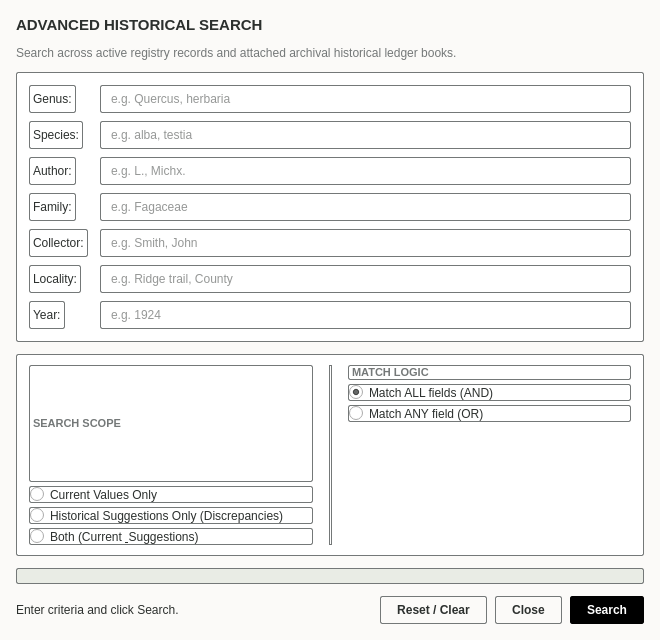
<?xml version="1.0" encoding="UTF-8"?>
<ui version="4.0">
 <class>AdvancedSearchDialog</class>
 <widget class="QDialog" name="AdvancedSearchDialog">
  <property name="geometry">
   <rect>
    <x>0</x>
    <y>0</y>
    <width>660</width>
    <height>640</height>
   </rect>
  </property>
  <property name="minimumSize">
   <size>
    <width>540</width>
    <height>520</height>
   </size>
  </property>
  <property name="windowTitle">
   <string>Advanced Historical Search</string>
  </property>
  <property name="styleSheet">
   <string notr="true">QDialog#AdvancedSearchDialog {
    background-color: #fbfaf8;
    color: #2c302e;
    font-family: 'Segoe UI', 'Inter', -apple-system, sans-serif;
}

QFrame.card {
    background-color: #ffffff;
    border: 1px solid #747878;
    border-radius: 2px;
}

QLabel {
    color: #2c302e;
}

QLabel.section-title {
    font-size: 11px;
    font-weight: bold;
    color: #747878;
    letter-spacing: 0.5px;
}

QLineEdit {
    background-color: #ffffff;
    color: #2c302e;
    border: 1px solid #747878;
    border-radius: 2px;
    padding: 5px 8px;
    font-family: 'Courier New', 'JetBrains Mono', monospace;
    font-size: 12px;
}
QLineEdit:focus {
    border: 1.5px solid #000000;
}

QRadioButton {
    color: #2c302e;
    font-size: 12px;
    spacing: 6px;
}
QRadioButton::indicator {
    width: 14px;
    height: 14px;
}

QProgressBar {
    border: 1px solid #747878;
    border-radius: 2px;
    text-align: center;
    background-color: #e9ece5;
    height: 14px;
}
QProgressBar::chunk {
    background-color: #3a7d44;
}

QPushButton {
    background-color: #fbfaf8;
    color: #2c302e;
    border: 1px solid #747878;
    border-radius: 2px;
    padding: 6px 16px;
    font-size: 12px;
    font-weight: 600;
}
QPushButton:hover {
    background-color: #e9ece5;
}

QPushButton#btn_search {
    background-color: #000000;
    color: #ffffff;
    border: 1px solid #000000;
}
QPushButton#btn_search:hover {
    background-color: #2c302e;
}
QPushButton#btn_search:disabled {
    background-color: #747878;
    color: #c4c7c7;
    border-color: #747878;
}
</string>
  </property>
  <layout class="QVBoxLayout" name="root_layout">
   <property name="spacing">
    <number>12</number>
   </property>
   <property name="leftMargin">
    <number>16</number>
   </property>
   <property name="topMargin">
    <number>16</number>
   </property>
   <property name="rightMargin">
    <number>16</number>
   </property>
   <property name="bottomMargin">
    <number>16</number>
   </property>
   <item>
    <widget class="QLabel" name="lbl_title">
     <property name="styleSheet">
      <string notr="true">font-size: 15px; font-weight: bold; color: #2c302e;</string>
     </property>
     <property name="text">
      <string>ADVANCED HISTORICAL SEARCH</string>
     </property>
    </widget>
   </item>
   <item>
    <widget class="QLabel" name="lbl_subtitle">
     <property name="styleSheet">
      <string notr="true">font-size: 12px; color: #747878;</string>
     </property>
     <property name="text">
      <string>Search across active registry records and attached archival historical ledger books.</string>
     </property>
    </widget>
   </item>
   <item>
    <widget class="QFrame" name="frame_fields">
     <property name="styleSheet">
      <string notr="true">background-color: #ffffff; border: 1px solid #747878; border-radius: 2px;</string>
     </property>
     <layout class="QFormLayout" name="form_layout">
      <property name="horizontalSpacing">
       <number>12</number>
      </property>
      <property name="verticalSpacing">
       <number>8</number>
      </property>
      <property name="leftMargin">
       <number>12</number>
      </property>
      <property name="topMargin">
       <number>12</number>
      </property>
      <property name="rightMargin">
       <number>12</number>
      </property>
      <property name="bottomMargin">
       <number>12</number>
      </property>
      <item row="0" column="0">
       <widget class="QLabel" name="lbl_genus">
        <property name="text">
         <string>Genus:</string>
        </property>
       </widget>
      </item>
      <item row="0" column="1">
       <widget class="QLineEdit" name="edit_genus">
        <property name="placeholderText">
         <string>e.g. Quercus, herbaria</string>
        </property>
       </widget>
      </item>
      <item row="1" column="0">
       <widget class="QLabel" name="lbl_species">
        <property name="text">
         <string>Species:</string>
        </property>
       </widget>
      </item>
      <item row="1" column="1">
       <widget class="QLineEdit" name="edit_species">
        <property name="placeholderText">
         <string>e.g. alba, testia</string>
        </property>
       </widget>
      </item>
      <item row="2" column="0">
       <widget class="QLabel" name="lbl_author">
        <property name="text">
         <string>Author:</string>
        </property>
       </widget>
      </item>
      <item row="2" column="1">
       <widget class="QLineEdit" name="edit_author">
        <property name="placeholderText">
         <string>e.g. L., Michx.</string>
        </property>
       </widget>
      </item>
      <item row="3" column="0">
       <widget class="QLabel" name="lbl_family">
        <property name="text">
         <string>Family:</string>
        </property>
       </widget>
      </item>
      <item row="3" column="1">
       <widget class="QLineEdit" name="edit_family">
        <property name="placeholderText">
         <string>e.g. Fagaceae</string>
        </property>
       </widget>
      </item>
      <item row="4" column="0">
       <widget class="QLabel" name="lbl_collector">
        <property name="text">
         <string>Collector:</string>
        </property>
       </widget>
      </item>
      <item row="4" column="1">
       <widget class="QLineEdit" name="edit_collector">
        <property name="placeholderText">
         <string>e.g. Smith, John</string>
        </property>
       </widget>
      </item>
      <item row="5" column="0">
       <widget class="QLabel" name="lbl_locality">
        <property name="text">
         <string>Locality:</string>
        </property>
       </widget>
      </item>
      <item row="5" column="1">
       <widget class="QLineEdit" name="edit_locality">
        <property name="placeholderText">
         <string>e.g. Ridge trail, County</string>
        </property>
       </widget>
      </item>
      <item row="6" column="0">
       <widget class="QLabel" name="lbl_year">
        <property name="text">
         <string>Year:</string>
        </property>
       </widget>
      </item>
      <item row="6" column="1">
       <widget class="QLineEdit" name="edit_year">
        <property name="placeholderText">
         <string>e.g. 1924</string>
        </property>
       </widget>
      </item>
     </layout>
    </widget>
   </item>
   <item>
    <widget class="QFrame" name="frame_options">
     <property name="styleSheet">
      <string notr="true">background-color: #ffffff; border: 1px solid #747878; border-radius: 2px;</string>
     </property>
     <layout class="QHBoxLayout" name="options_layout">
      <property name="spacing">
       <number>16</number>
      </property>
      <property name="leftMargin">
       <number>12</number>
      </property>
      <property name="topMargin">
       <number>10</number>
      </property>
      <property name="rightMargin">
       <number>12</number>
      </property>
      <property name="bottomMargin">
       <number>10</number>
      </property>
      <item>
       <layout class="QVBoxLayout" name="layout_scope">
        <property name="spacing">
         <number>4</number>
        </property>
        <item>
         <widget class="QLabel" name="lbl_scope_heading">
          <property name="styleSheet">
           <string notr="true">font-size: 11px; font-weight: bold; color: #747878;</string>
          </property>
          <property name="text">
           <string>SEARCH SCOPE</string>
          </property>
         </widget>
        </item>
        <item>
         <widget class="QRadioButton" name="radio_scope_current">
          <property name="text">
           <string>Current Values Only</string>
          </property>
         </widget>
        </item>
        <item>
         <widget class="QRadioButton" name="radio_scope_suggestions">
          <property name="text">
           <string>Historical Suggestions Only (Discrepancies)</string>
          </property>
         </widget>
        </item>
        <item>
         <widget class="QRadioButton" name="radio_scope_both">
          <property name="text">
           <string>Both (Current &amp; Suggestions)</string>
          </property>
          <property name="checked">
           <bool>true</bool>
          </property>
         </widget>
        </item>
       </layout>
      </item>
      <item>
       <widget class="Line" name="divider_options">
        <property name="orientation">
         <enum>Qt::Orientation::Vertical</enum>
        </property>
       </widget>
      </item>
      <item>
       <layout class="QVBoxLayout" name="layout_logic">
        <property name="spacing">
         <number>4</number>
        </property>
        <item>
         <widget class="QLabel" name="lbl_logic_heading">
          <property name="styleSheet">
           <string notr="true">font-size: 11px; font-weight: bold; color: #747878;</string>
          </property>
          <property name="text">
           <string>MATCH LOGIC</string>
          </property>
         </widget>
        </item>
        <item>
         <widget class="QRadioButton" name="radio_logic_and">
          <property name="text">
           <string>Match ALL fields (AND)</string>
          </property>
          <property name="checked">
           <bool>true</bool>
          </property>
         </widget>
        </item>
        <item>
         <widget class="QRadioButton" name="radio_logic_or">
          <property name="text">
           <string>Match ANY field (OR)</string>
          </property>
         </widget>
        </item>
        <item>
         <spacer name="spacer_logic">
          <property name="orientation">
           <enum>Qt::Orientation::Vertical</enum>
          </property>
          <property name="sizeHint" stdset="0">
           <size>
            <width>20</width>
            <height>10</height>
           </size>
          </property>
         </spacer>
        </item>
       </layout>
      </item>
     </layout>
    </widget>
   </item>
   <item>
    <widget class="QProgressBar" name="progress_bar">
     <property name="value">
      <number>0</number>
     </property>
     <property name="textVisible">
      <bool>false</bool>
     </property>
    </widget>
   </item>
   <item>
    <layout class="QHBoxLayout" name="footer_layout">
     <property name="spacing">
      <number>8</number>
     </property>
     <item>
      <widget class="QLabel" name="lbl_status">
       <property name="styleSheet">
        <string notr="true">font-size: 12px; color: #2c302e;</string>
       </property>
       <property name="text">
        <string>Enter criteria and click Search.</string>
       </property>
      </widget>
     </item>
     <item>
      <spacer name="spacer_footer">
       <property name="orientation">
        <enum>Qt::Orientation::Horizontal</enum>
       </property>
       <property name="sizeHint" stdset="0">
        <size>
         <width>40</width>
         <height>20</height>
        </size>
       </property>
      </spacer>
     </item>
     <item>
      <widget class="QPushButton" name="btn_reset">
       <property name="text">
        <string>Reset / Clear</string>
       </property>
      </widget>
     </item>
     <item>
      <widget class="QPushButton" name="btn_close">
       <property name="text">
        <string>Close</string>
       </property>
      </widget>
     </item>
     <item>
      <widget class="QPushButton" name="btn_search">
       <property name="text">
        <string>Search</string>
       </property>
       <property name="default">
        <bool>true</bool>
       </property>
      </widget>
     </item>
    </layout>
   </item>
  </layout>
 </widget>
 <resources/>
 <connections/>
</ui>
